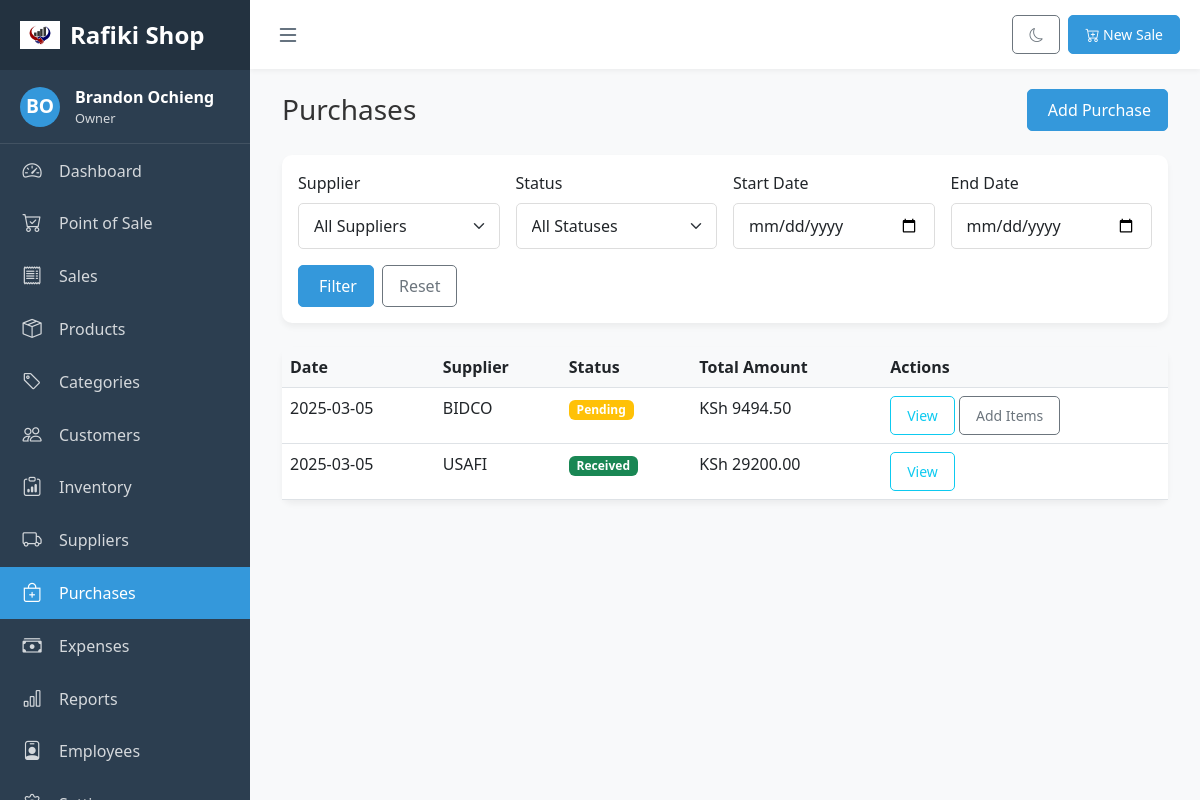
The page /pos/purchases/ (signed in) on the database its author committed.
### pos_app/models.py (models this page shows, shortened)
class Business(models.Model):
    BUSINESS_TYPE_CHOICES = [
        ('Type1', 'Type 1'),
        ('Type2', 'Type 2'),
    ]
    CURRENCY_SYMBOL_CHOICES = [
        ('$', '$ - US Dollar'),
        ('€', '€ - Euro'),
        ('£', '£ - British Pound'),
        ('¥', '¥ - Japanese Yen'),
        ('₹', '₹ - Indian Rupee'),
        ('₩', '₩ - South Korean Won'),
        ('KSh', 'KSh - Kenyan Shilling'),  # Added Kenyan Shilling
    ]
    name = models.CharField(max_length=255)
    business_type = models.CharField(max_length=50, choices=BUSINESS_TYPE_CHOICES, default='Type1')
    address = models.TextField(blank=True, null=True)
    phone = models.CharField(max_length=20, blank=True, null=True)
    email = models.EmailField(blank=True, null=True)
    website = models.URLField(blank=True, null=True)
    logo = models.ImageField(upload_to='business_logos/', blank=True, null=True)
    tax_rate = models.DecimalField(max_digits=5, decimal_places=2, default=0.00)
    currency_symbol = models.CharField(max_length=5, choices=CURRENCY_SYMBOL_CHOICES, default='$')
    owner = models.ForeignKey(User, on_delete=models.CASCADE, related_name='owned_businesses')
    created_at = models.DateTimeField(auto_now_add=True)
    updated_at = models.DateTimeField(auto_now=True)

class Purchase(models.Model):
    STATUS_CHOICES = [
        ('pending', 'Pending'),
        ('received', 'Received'),
        ('partially_received', 'Partially Received'),
        ('cancelled', 'Cancelled'),
    ]
    supplier = models.ForeignKey(Supplier, on_delete=models.CASCADE, related_name='purchases')
    reference_number = models.CharField(max_length=50)
    status = models.CharField(max_length=20, choices=STATUS_CHOICES, default='pending')
    total_amount = models.DecimalField(max_digits=10, decimal_places=2, default=0)
    notes = models.TextField(blank=True, null=True)
    business = models.ForeignKey(Business, on_delete=models.CASCADE, related_name='purchases')
    created_by = models.ForeignKey(User, on_delete=models.CASCADE, related_name='purchases')
    created_at = models.DateTimeField(auto_now_add=True)
    updated_at = models.DateTimeField(auto_now=True)

class Supplier(models.Model):
    name = models.CharField(max_length=255)
    contact_person = models.CharField(max_length=100, blank=True, null=True)
    email = models.EmailField(blank=True, null=True)
    phone = models.CharField(max_length=20, blank=True, null=True)
    address = models.TextField(blank=True, null=True)
    business = models.ForeignKey(Business, on_delete=models.CASCADE, related_name='suppliers')
    created_at = models.DateTimeField(auto_now_add=True)
    updated_at = models.DateTimeField(auto_now=True)

### pos_app/views.py (the view)
# urls.py: path('purchases/', views.purchase_list, name='purchase_list'),
@login_required
def purchase_list(request):
    business = get_business_for_user(request.user)
    if not business:
        return redirect('pos:business_setup')
    role = get_user_role(request.user, business)
    if role not in ['owner', 'admin', 'manager', 'inventory']:
        messages.error(request, 'You do not have permission to view purchases')
        return redirect('pos:dashboard')
    purchases_list = Purchase.objects.filter(business=business).order_by('-created_at')
    supplier_id = request.GET.get('supplier')
    if supplier_id:
        purchases_list = purchases_list.filter(supplier_id=supplier_id)
    status = request.GET.get('status')
    if status:
        purchases_list = purchases_list.filter(status=status)
    start_date = request.GET.get('start_date')
    end_date = request.GET.get('end_date')
    if start_date:
        try:
            start_date = datetime.strptime(start_date, '%Y-%m-%d').date()
            purchases_list = purchases_list.filter(created_at__date__gte=start_date)
        except ValueError:
            pass
    if end_date:
        try:
            end_date = datetime.strptime(end_date, '%Y-%m-%d').date()
            purchases_list = purchases_list.filter(created_at__date__lte=end_date)
        except ValueError:
            pass
    paginator = Paginator(purchases_list, 10)  # Show 10 purchases per page
    page_number = request.GET.get('page')
    purchases = paginator.get_page(page_number)
    suppliers = Supplier.objects.filter(business=business).order_by('name')
    context = {
        'business': business,
        'role': role,
        'purchases': purchases,
        'suppliers': suppliers,
        'supplier_id': supplier_id,
        'status': status,
        'start_date': start_date,
        'end_date': end_date,
    }
    return render(request, 'pos_app/purchases.html', context)

### pos_app/templates/pos_app/purchases.html (shortened to what this page needs)
{% extends 'pos_app/base.html' %}
{% block content %}
<div class="container-fluid">
    <div class="d-flex justify-content-between align-items-center mb-4">
        <h1 class="h3 mb-0 text-gray-800">Purchases</h1>
        <div>
            <a href="{% url 'pos:purchase_create' %}" class="btn btn-primary">
                 Add Purchase
            </a>
        </div>
    </div>
    <div class="card mb-4">
        <div class="card-body">
            <form method="get" class="row g-3">
                <div class="col-md-3">
                    <label for="supplier" class="form-label">Supplier</label>
                    <select id="supplier" name="supplier" class="form-select">
                        <option value="">All Suppliers</option>
                    </select>
                </div>
                <div class="col-md-3">
                    <label for="status" class="form-label">Status</label>
                    <select id="status" name="status" class="form-select">
                        <option value="">All Statuses</option>
                    </select>
                </div>
                <div class="col-md-3">
                    <label for="start_date" class="form-label">Start Date</label>
                    <input type="date" id="start_date" name="start_date" class="form-control" value="{{ start_date }}">
                </div>
                <div class="col-md-3">
                    <label for="end_date" class="form-label">End Date</label>
                    <input type="date" id="end_date" name="end_date" class="form-control" value="{{ end_date }}">
                </div>
                <div class="col-md-3 d-flex align-items-end">
                    <button type="submit" class="btn btn-primary me-2">
                         Filter
                    </button>
                    <a href="{% url 'pos:purchase_list' %}" class="btn btn-outline-secondary">Reset</a>
                </div>
            </form>
        </div>
    </div>
    <div class="card">
        <div class="card-body p-0">
            <div class="table-responsive">
                <table class="table table-hover mb-0">
                    <thead>
                        <tr>
                            <th>Date</th>
                            <th>Supplier</th>
                            <th>Status</th>
                            <th>Total Amount</th>
                            <th>Actions</th>
                        </tr>
                    </thead>
                    <tbody>
                        {% for purchase in purchases %}
                            <tr>
                                <td>{{ purchase.created_at|date:"Y-m-d" }}</td>
                                <td>{{ purchase.supplier.name }}</td>
                                <td>
                                    <span class="badge bg-{% if purchase.status == 'pending' %}warning{% elif purchase.status == 'received' %}success{% elif purchase.status == 'partially_received' %}info{% elif purchase.status == 'cancelled' %}danger{% endif %}">{{ purchase.status|title }}</span>
                                </td>
                                <td>{{ business.currency_symbol }} {{ purchase.total_amount|floatformat:2 }}</td>
                                <td>
                                    <a href="{% url 'pos:purchase_detail' purchase.id %}" class="btn btn-sm btn-outline-info">
                                         View
                                    </a>
                                    {% if purchase.status == 'pending' or purchase.status == 'partially_received' %}
                                        <a href="{% url 'pos:purchase_add_items' purchase.id %}" class="btn btn-sm btn-outline-secondary">
                                             Add Items
                                        </a>
                                    {% endif %}
                                </td>
                            </tr>
                        {% empty %}
                            <tr>
                                <td colspan="5" class="text-center">No purchases found.</td>
                            </tr>
                        {% endfor %}
                    </tbody>
                </table>
            </div>
        </div>
    </div>
</div>
{% endblock %}

### pos_app/templates/pos_app/base.html (shortened to what this page needs)
<!DOCTYPE html>
<html lang="en">
<head>
    {% load static %}
    <link href="https://cdn.jsdelivr.net/npm/bootstrap@5.3.0/dist/css/bootstrap.min.css" rel="stylesheet">
    <link rel="stylesheet" href="https://cdn.jsdelivr.net/npm/bootstrap-icons@1.10.5/font/bootstrap-icons.css">
    <link rel="stylesheet" href="https://cdn.jsdelivr.net/npm/select2@4.1.0-rc.0/dist/css/select2.min.css">
    <link rel="stylesheet" href="https://cdn.jsdelivr.net/npm/select2-bootstrap-5-theme@1.3.0/dist/select2-bootstrap-5-theme.min.css">
    <link rel="stylesheet" href="https://cdn.jsdelivr.net/npm/daterangepicker/daterangepicker.css">
    <link rel="stylesheet" href="https://cdn.jsdelivr.net/npm/sweetalert2@11.0.19/dist/sweetalert2.min.css">
    <link rel="stylesheet" href="{% static 'css/base.css' %}">
</head>
<body>
    {% if user.is_authenticated and business %}
    <div class="sidebar" id="sidebar">
        <div class="sidebar-header">
            {% if business.logo %}
            <img src="{{ business.logo.url }}" alt="{{ business.name }}" class="logo-icon">
            {% else %}
            <div class="logo-icon user-avatar">
                <i class="bi bi-shop"></i>
            </div>
            {% endif %}
            <div class="logo-text">{{ business.name }}</div>
        </div>
        <div class="user-info">
            <div class="user-avatar">
                {{ user.first_name|first|upper }}{{ user.last_name|first|upper }}
            </div>
            <div class="user-details">
                <div class="user-name">{{ user.get_full_name }}</div>
                <div class="user-role">{{ role|title }}</div>
            </div>
        </div>
        <ul class="nav flex-column">
            <li class="nav-item">
                <a href="{% url 'pos:dashboard' %}" class="nav-link {% if request.resolver_match.url_name == 'dashboard' %}active{% endif %}">
                    <i class="bi bi-speedometer2"></i>
                    <span>Dashboard</span>
                </a>
            </li>
            <li class="nav-item">
                <a href="{% url 'pos:pos' %}" class="nav-link {% if request.resolver_match.url_name == 'pos' %}active{% endif %}">
                    <i class="bi bi-cart-check"></i>
                    <span>Point of Sale</span>
                </a>
            </li>
            <li class="nav-item">
                <a href="{% url 'pos:sales_list' %}" class="nav-link {% if 'sale' in request.resolver_match.url_name %}active{% endif %}">
                    <i class="bi bi-receipt"></i>
                    <span>Sales</span>
                </a>
            </li>
            <li class="nav-item">
                <a href="{% url 'pos:product_list' %}" class="nav-link {% if 'product' in request.resolver_match.url_name %}active{% endif %}">
                    <i class="bi bi-box-seam"></i>
                    <span>Products</span>
                </a>
            </li>
            <li class="nav-item">
                <a href="{% url 'pos:category_list' %}" class="nav-link {% if 'category' in request.resolver_match.url_name %}active{% endif %}">
                    <i class="bi bi-tag"></i>
                    <span>Categories</span>
                </a>
            </li>
            <li class="nav-item">
                <a href="{% url 'pos:customer_list' %}" class="nav-link {% if 'customer' in request.resolver_match.url_name %}active{% endif %}">
                    <i class="bi bi-people"></i>
                    <span>Customers</span>
                </a>
            </li>
            {% if role in 'owner,admin,manager,inventory' %}
            <li class="nav-item">
                <a href="{% url 'pos:inventory_list' %}" class="nav-link {% if 'inventory' in request.resolver_match.url_name %}active{% endif %}">
                    <i class="bi bi-clipboard-data"></i>
                    <span>Inventory</span>
                </a>
            </li>
            <li class="nav-item">
                <a href="{% url 'pos:supplier_list' %}" class="nav-link {% if 'supplier' in request.resolver_match.url_name %}active{% endif %}">
                    <i class="bi bi-truck"></i>
                    <span>Suppliers</span>
                </a>
            </li>
            <li class="nav-item">
                <a href="{% url 'pos:purchase_list' %}" class="nav-link {% if 'purchase' in request.resolver_match.url_name %}active{% endif %}">
                    <i class="bi bi-bag-plus"></i>
                    <span>Purchases</span>
                </a>
            </li>
            {% endif %}
            {% if role in 'owner,admin,manager' %}
            <li class="nav-item">
                <a href="{% url 'pos:expense_list' %}" class="nav-link {% if 'expense' in request.resolver_match.url_name %}active{% endif %}">
                    <i class="bi bi-cash-stack"></i>
                    <span>Expenses</span>
                </a>
            </li>
            <li class="nav-item">
                <a href="{% url 'pos:reports' %}" class="nav-link {% if request.resolver_match.url_name == 'reports' %}active{% endif %}">
                    <i class="bi bi-bar-chart"></i>
                    <span>Reports</span>
                </a>
            </li>
            {% endif %}
            {% if role in 'owner,admin,manager' %}
            <li class="nav-item">
                <a href="{% url 'pos:employee_list' %}" class="nav-link {% if 'employee' in request.resolver_match.url_name %}active{% endif %}">
                    <i class="bi bi-person-badge"></i>
                    <span>Employees</span>
                </a>
            </li>
            {% endif %}
            {% if role in 'owner,admin' %}
            <li class="nav-item">
                <a href="{% url 'pos:settings' %}" class="nav-link {% if request.resolver_match.url_name == 'settings' %}active{% endif %}">
                    <i class="bi bi-gear"></i>
                    <span>Settings</span>
                </a>
            </li>
            {% endif %}
        </ul>
    </div>
    <div class="main-content" id="main-content">
        <div class="top-navbar">
            <button class="toggle-sidebar" id="toggle-sidebar" title="Toggle Sidebar">
                <i class="bi bi-list"></i>
            </button>
            <div class="navbar-actions">
                <button class="btn btn-sm btn-outline-secondary" id="toggle-dark-mode" title="Toggle Dark Mode">
                    <i class="bi bi-moon"></i>
                </button>
                {% if role in 'owner,admin,manager,cashier' %}
                <a href="{% url 'pos:pos' %}" class="btn btn-sm btn-primary ms-2">
                    <i class="bi bi-cart-plus"></i> New Sale
                </a>
                {% endif %}
            </div>
        </div>
        <div class="content-wrapper fade-in">
            {% block content %}{% endblock %}
        </div>
    </div>
    {% else %}
    <div class="auth-wrapper fade-in">
        {% block auth_content %}{% endblock %}
    </div>
    {% endif %}
</body>
</html>

### rows shown on the page
Business: logo (picture), name "Rafiki Shop", currency_symbol "KSh"
Purchase: created_at "2025-03-05", supplier.name "BIDCO", status "Pending", total_amount "9494.50", shows "Add Items"
Purchase: created_at "2025-03-05", supplier.name "USAFI", status "Received", total_amount "29200.00"

### other values the page prints
{{ user.first_name|first|upper }} "B"
{{ user.last_name|first|upper }} "O"
{{ user.get_full_name }} "Brandon Ochieng"
{{ role|title }} "Owner"
